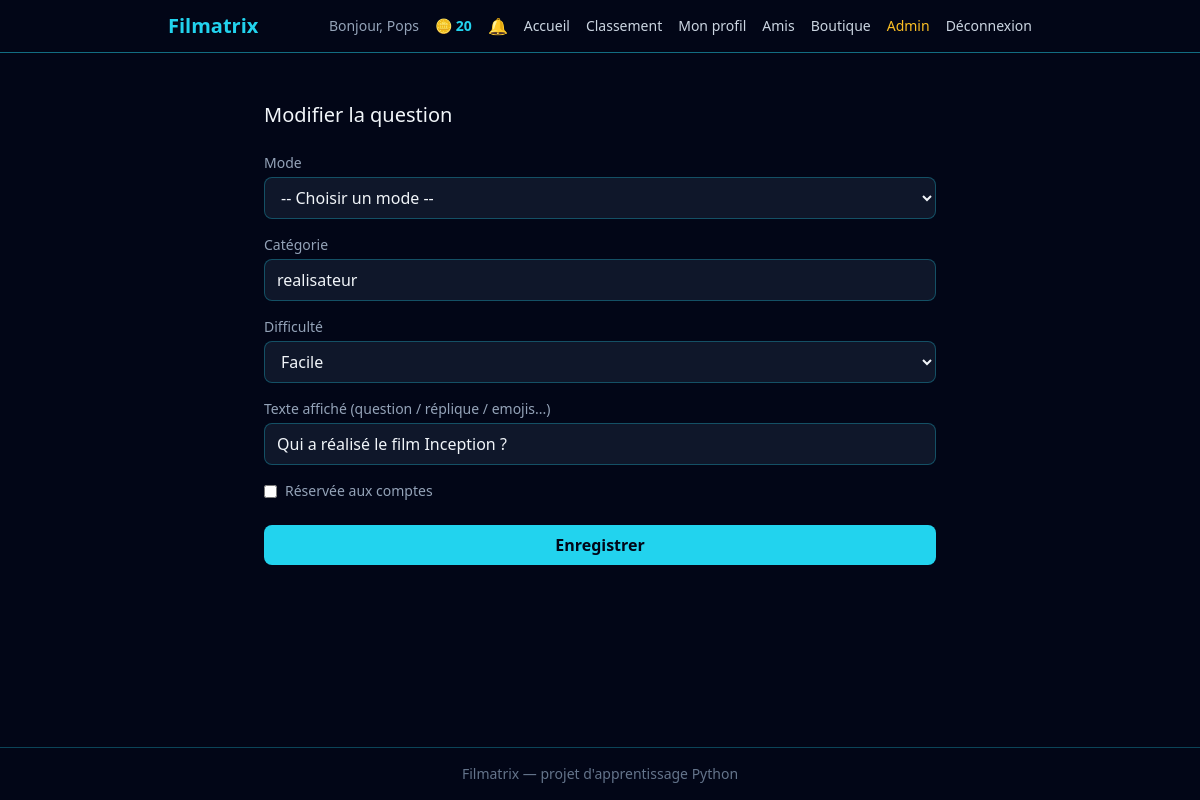
The app's page /admin/questions/1/modifier (signed in) with its own data.
### src/models.py (models this page shows, shortened)
class User(db.Model, UserMixin):
    __tablename__ = "users"
    id = db.Column(db.Integer, primary_key=True)
    username = db.Column(db.String(50), unique=True, nullable=False)
    email = db.Column(db.String(120), unique=True, nullable=False)
    password_hash = db.Column(db.String(255), nullable=False)
    total_xp = db.Column(db.Integer, nullable=False, default=0)
    coins = db.Column(db.Integer, nullable=False, default=0)
    equipped_title = db.Column(db.String(50), nullable=True)
    is_admin = db.Column(db.Boolean, nullable=False, default=False)
    avatar = db.Column(db.String(10), nullable=True)
    bio = db.Column(db.String(280), nullable=True)

class Question(db.Model):
    __tablename__ = "questions"
    id = db.Column(db.Integer, primary_key=True)
    mode = db.Column(db.String(50), nullable=False)
    category = db.Column(db.String(50), nullable=False)
    difficulty = db.Column(db.String(20), nullable=False)
    prompt = db.Column(db.Text, nullable=False)
    payload = db.Column(db.JSON, nullable=False)
    correct_answer = db.Column(db.JSON, nullable=False)
    requires_account = db.Column(db.Boolean, nullable=False, default=False)

### app.py (the view, shortened to what this page needs)
    @app.route("/admin/questions/<int:question_id>/modifier", methods=["GET", "POST"])
    @login_required
    @admin_required
    def admin_questions_edit(question_id: int) -> str:
        question = Question.query.get_or_404(question_id)
        return render_template("admin/question_form.html", question=question)

### src/admin.py (called while the page is built)
def admin_required(view_function):
    @wraps(view_function)
    def wrapped_view(*args, **kwargs):
        if not current_user.is_authenticated or not current_user.is_admin:
            abort(403)
        return view_function(*args, **kwargs)
    return wrapped_view

### src/notifications.py (called while the page is built)
def get_unread_count(user_id: int) -> int:
    return Notification.query.filter_by(user_id=user_id, is_read=False).count()

### templates/admin/question_form.html (shortened to what this page needs)
{% extends "base.html" %}
{% block content %}
<div class="max-w-2xl mx-auto mt-8">
    <h2 class="text-xl mb-6">
        {% if question %}Modifier la question{% else %}Nouvelle question{% endif %}
    </h2>
    <form method="POST" id="question-form" class="flex flex-col gap-4">
        <div>
            <label class="block text-sm text-slate-400 mb-1">Mode</label>
            <select id="mode-select" name="mode" required
                    class="w-full bg-slate-900 border border-cyan-400/30 rounded-lg px-3 py-2 text-slate-100">
                <option value="">-- Choisir un mode --</option>
            </select>
        </div>
        <div>
            <label class="block text-sm text-slate-400 mb-1">Catégorie</label>
            <input type="text" name="category" required
                   value="{{ question.category if question else '' }}"
                   class="w-full bg-slate-900 border border-cyan-400/30 rounded-lg px-3 py-2 text-slate-100">
        </div>
        <div>
            <label class="block text-sm text-slate-400 mb-1">Difficulté</label>
            <select name="difficulty" required
                    class="w-full bg-slate-900 border border-cyan-400/30 rounded-lg px-3 py-2 text-slate-100">
                <option value="facile">Facile</option>
            </select>
        </div>
        <div id="field-group-prompt">
            <label class="block text-sm text-slate-400 mb-1">Texte affiché (question / réplique / emojis...)</label>
            <input type="text" name="prompt" value="{{ question.prompt if question else '' }}"
                   class="w-full bg-slate-900 border border-cyan-400/30 rounded-lg px-3 py-2 text-slate-100">
        </div>
        <label class="flex items-center gap-2 text-sm text-slate-400">
            <input type="checkbox" name="requires_account"
                   {% if question and question.requires_account %}checked{% endif %}>
            Réservée aux comptes
        </label>
        <button type="submit"
                class="bg-cyan-400 hover:bg-cyan-300 text-slate-950 font-bold py-2 rounded-lg transition mt-2">
            Enregistrer
        </button>
    </form>
</div>
{% endblock %}

### templates/base.html (shortened to what this page needs)
<!DOCTYPE html>
<html lang="fr">
<head>
    <link rel="stylesheet" href="{{ url_for('static', filename='css/output.css') }}">
</head>
<body class="bg-slate-950 text-slate-100 min-h-screen flex flex-col">
    <header class="border-b border-cyan-400/50">
    <nav class="max-w-4xl mx-auto px-4 py-3">
        <div class="flex items-center justify-between">
            <a href="{{ url_for('home') }}" class="text-xl font-bold text-cyan-400">
                Filmatrix
            </a>
            <div class="flex items-center gap-4">
                {% if current_user.is_authenticated %}
                    <span class="text-slate-400 text-sm">Bonjour, {{ current_user.username }}</span>
                    <span class="text-cyan-400 text-sm font-bold flex items-center gap-1">
                         🪙 {{ current_user.coins }}
                    </span>
                    <div class="relative">
                        <button id="notification-bell" class="relative text-slate-300 hover:text-cyan-400 transition" aria-label="Notifications">
                            🔔
                        </button>
                    </div>
                {% endif %}
                <div class="hidden md:flex items-center gap-4 text-sm">
                    <a href="{{ url_for('home') }}" class="text-slate-300 hover:text-cyan-400 transition">Accueil</a>
                    <a href="{{ url_for('leaderboard') }}" class="text-slate-300 hover:text-cyan-400 transition">Classement</a>
                    {% if current_user.is_authenticated %}
                        <a href="{{ url_for('profile') }}" class="text-slate-300 hover:text-cyan-400 transition">Mon profil</a>
                        <a href="{{ url_for('friends_list') }}" class="text-slate-300 hover:text-cyan-400 transition">Amis</a>
                        <a href="{{ url_for('shop') }}" class="text-slate-300 hover:text-cyan-400 transition">Boutique</a>
                        {% if current_user.is_admin %}
                            <a href="{{ url_for('admin_questions_list') }}" class="text-amber-400 hover:text-amber-300 transition">Admin</a>
                        {% endif %}
                        <a href="{{ url_for('logout') }}" class="text-slate-300 hover:text-cyan-400 transition">Déconnexion</a>
                    {% else %}
                        <a href="{{ url_for('login') }}" class="text-slate-300 hover:text-cyan-400 transition">Connexion</a>
                        <a href="{{ url_for('register') }}" class="bg-cyan-400 hover:bg-cyan-300 text-slate-950 font-bold px-3 py-1.5 rounded-lg transition">Inscription</a>
                    {% endif %}
                </div>
            </div>
        </div>
    </nav>
</header>
    <main class="flex-1 p-4">
        {% block content %}{% endblock %}
    </main>
    <footer class="border-t border-cyan-400/30 text-center text-slate-500 text-sm py-4">
        Filmatrix — projet d'apprentissage Python
    </footer>
</body>
</html>

### records on screen
User: username "Pops", coins "20"
Question: category "realisateur", prompt "Qui a réalisé le film Inception ?"
